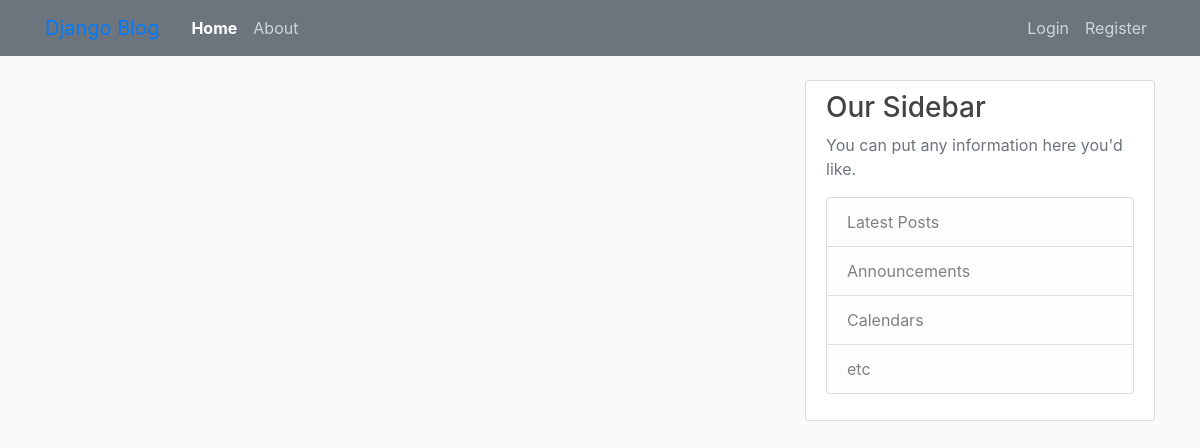
The app's page /, older data.
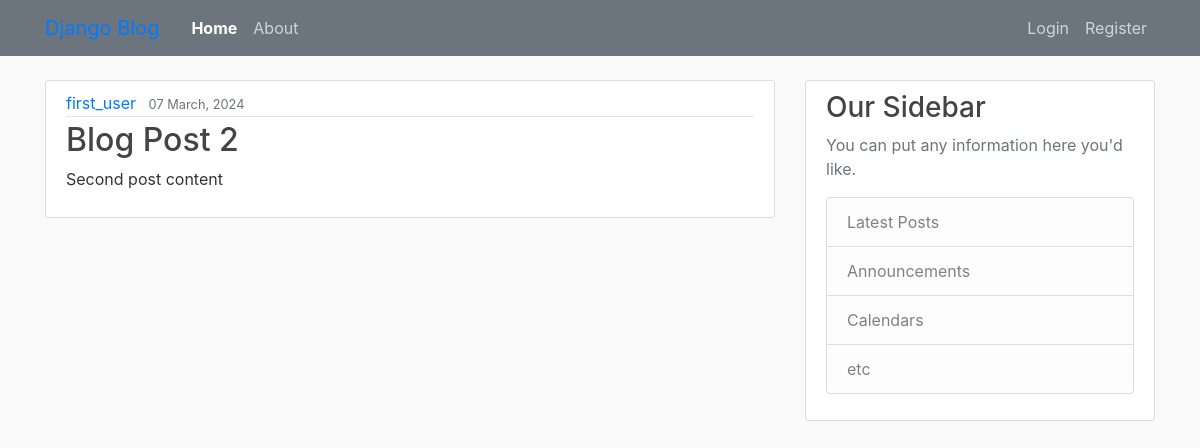
The same page, newer data.
### blog/models.py (models this page shows, shortened)
class Posts(models.Model):
    title = models.CharField(max_length=100)
    content = models.TextField()
    date_posted = models.DateTimeField(default=timezone.now)
    author = models.ForeignKey(User, on_delete=models.CASCADE)

### blog/views.py (the view)
# urls.py: path('',view=views.home,name='blog-home'),
def home(request):
    context = {
        'posts': Posts.objects.all(),
        'active': 'home'
    }
    return render(request, 'blog/home.html', context)

### blog/templates/blog/home.html
{% extends "blog/base.html" %} {% block content %} {% for post in posts %}
<article class="media content-section">
  <div class="media-body">
    <div class="article-metadata">
      <a class="mr-2" href="#">{{ post.author }}</a>
      <small class="text-muted">{{ post.date_posted | date:"d F, Y" }}</small>
    </div>
    <h2><a class="article-title" href="#">{{ post.title }}</a></h2>
    <p class="article-content">{{ post.content }}</p>
  </div>
</article>
{% endfor %} {% endblock content %}

Row changes from the older to the newer data that the page shows:
added Posts: author "first_user", date_posted "07 March, 2024", title "Blog Post 2", content "Second post content"
